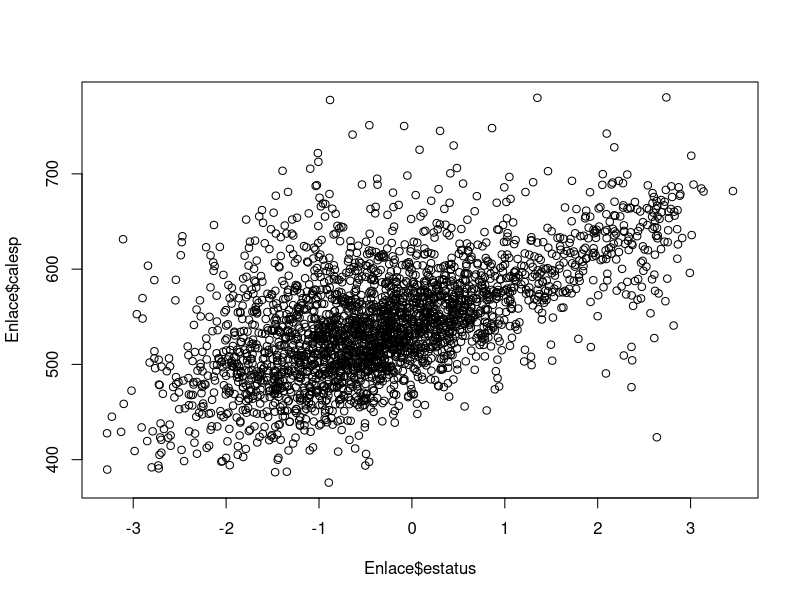
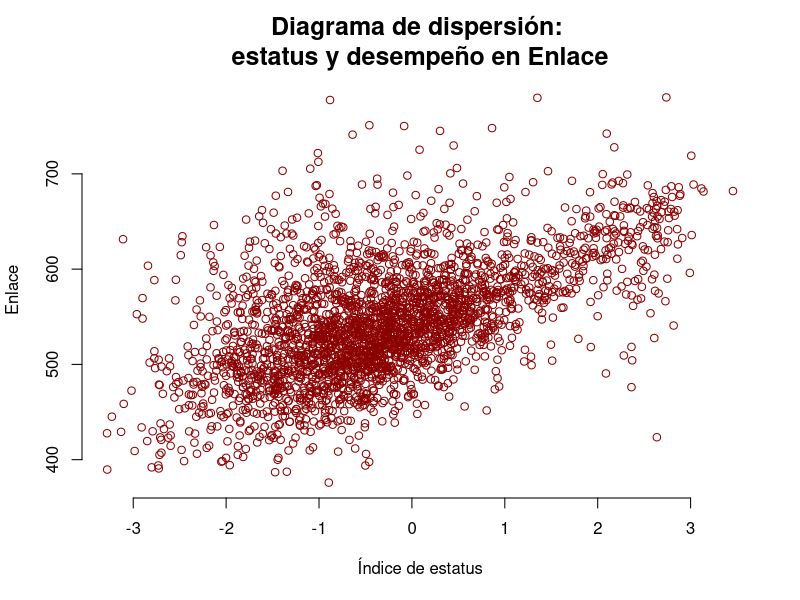

Here is the R script that generated these plots, in order:
## Bases de datos 
## Enlace.dta (tiny.cc/bdenlace)

## Paquetes
library("foreign")

Enlace <- read.dta("Enlace.dta")

summary(Enlace$calesp)

summary(Enlace$estatus)

## Diagrama de dispersión
plot(Enlace$estatus, Enlace$calesp)

plot(Enlace$estatus, Enlace$calesp, xlab="Índice de estatus", ylab="Enlace",
     main = "Diagrama de dispersión: \nestatus y desempeño en Enlace",
     cex.main=1.5,
     frame.plot=FALSE, col="darkred")

cov(Enlace$calesp, Enlace$estatus)

cor(Enlace$calesp, Enlace$estatus)

cor(Enlace$calesp, Enlace$calmat)
